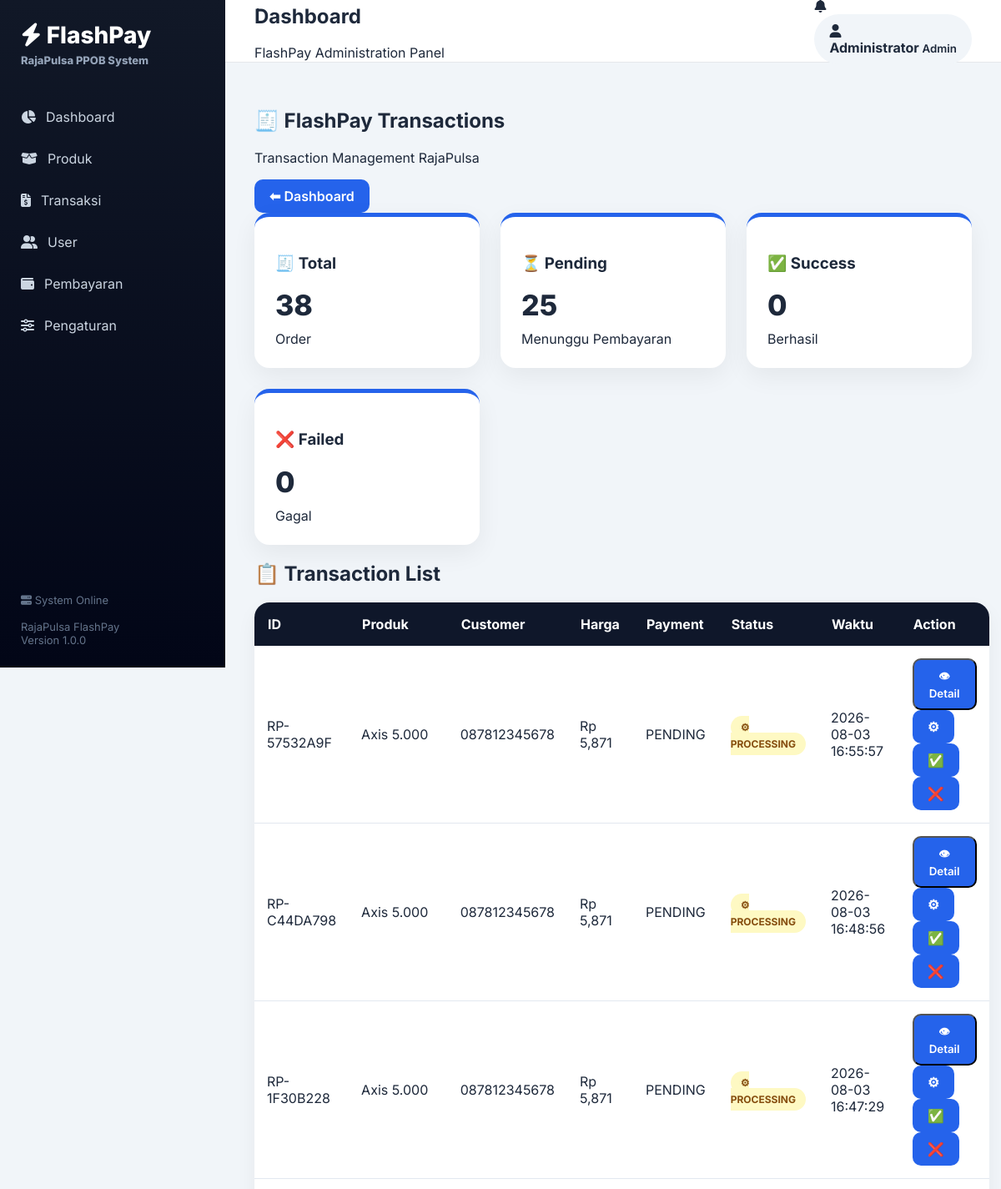
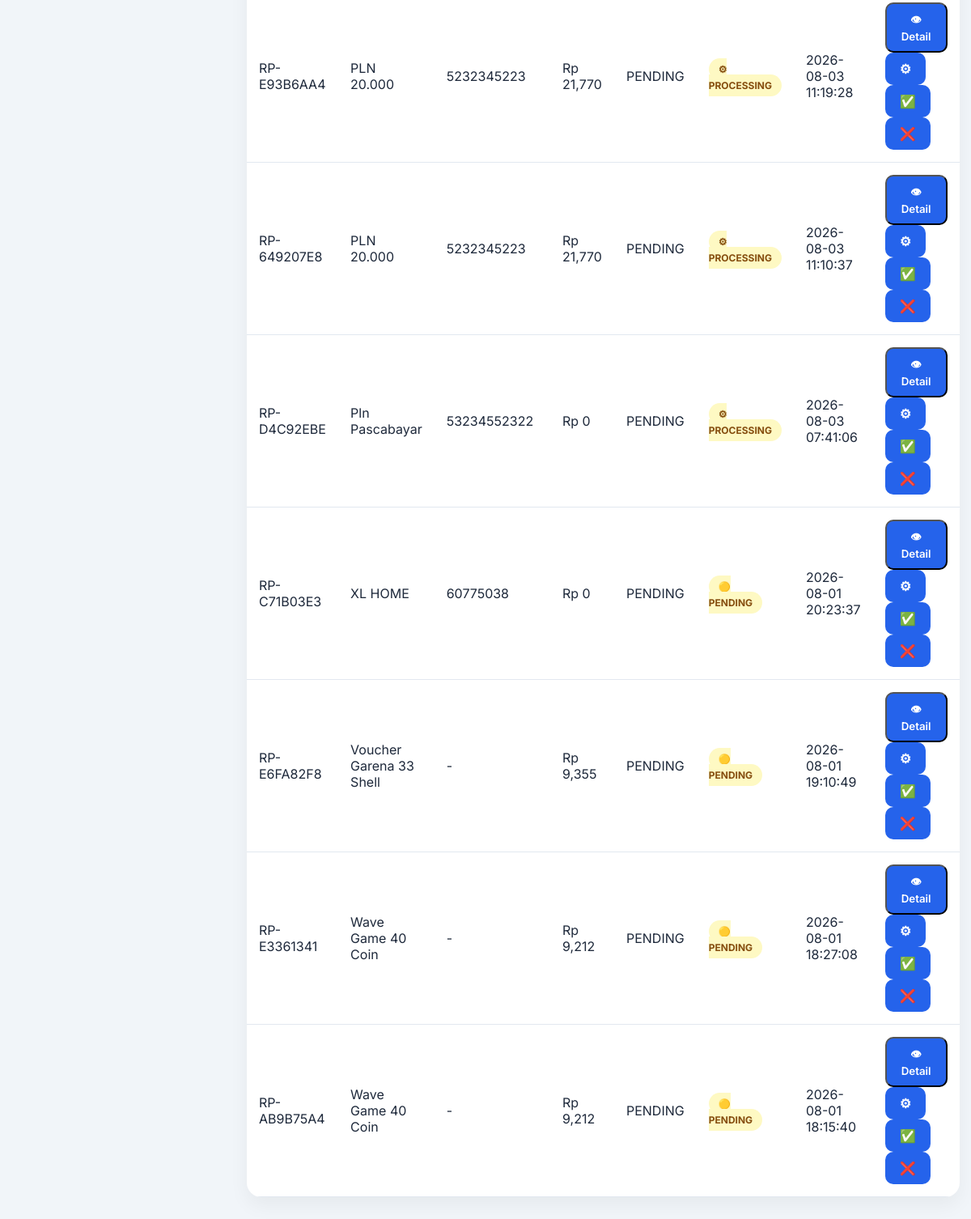
Screenshot of /admin/transactions (signed in) with the database file from the repository (2 pictures, top to bottom).
### tables this page shows
CREATE TABLE transactions (

            id INTEGER PRIMARY KEY AUTOINCREMENT,

            trx_id TEXT UNIQUE,

            telegram_id TEXT,

            product_code TEXT,

            product_name TEXT,

            customer_no TEXT,

            price INTEGER,

            payment_method TEXT,

            payment_status TEXT,

            transaction_status TEXT,

            digiflazz_response TEXT,

            created_at TEXT

        , qris_id TEXT, qr_string TEXT, payment_expired TEXT, updated_at TEXT);

### app/web/routes_transactions.py (the view)
@router.get(
    "/admin/transactions",
    response_class=HTMLResponse
)
async def transactions_page(
    request: Request
):
    redirect = require_login(request)
    if redirect:
        return redirect
    transactions = (
        transaction_repository.get_latest()
        or []
    )
    context = {
        "request": request,
        "transactions": transactions,
        "total_transaction":
            transaction_repository.count_transactions(),
        "pending":
            transaction_repository.count_pending(),
        "success":
            transaction_repository.count_success(),
        "failed":
            transaction_repository.count_failed()
    }
    return templates.TemplateResponse(
        name="transactions.html",
        request=request,
        context=context
    )

### app/web/templates/transactions.html (shortened to what this page needs)
{% extends "layout.html" %}
{% block content %}
<div class="container">
<div class="page-header">
<div>
<h1>
🧾 FlashPay Transactions
</h1>
<p class="subtitle">
Transaction Management RajaPulsa
</p>
</div>
<div>
<a href="/admin" class="btn">
⬅ Dashboard
</a>
</div>
</div>
<div class="cards">
<div class="card dashboard-card blue">
<h3>
🧾 Total
</h3>
<p>
{{ total_transaction or 0 }}
</p>
<span>
Order
</span>
</div>
<div class="card dashboard-card yellow">
<h3>
⏳ Pending
</h3>
<p>
{{ pending or 0 }}
</p>
<span>
Menunggu Pembayaran
</span>
</div>
<div class="card dashboard-card green">
<h3>
✅ Success
</h3>
<p>
{{ success or 0 }}
</p>
<span>
Berhasil
</span>
</div>
<div class="card dashboard-card red">
<h3>
❌ Failed
</h3>
<p>
{{ failed or 0 }}
</p>
<span>
Gagal
</span>
</div>
</div>
<h2>
📋 Transaction List
</h2>
<table>
<thead>
<tr>
<th>
ID
</th>
<th>
Produk
</th>
<th>
Customer
</th>
<th>
Harga
</th>
<th>
Payment
</th>
<th>
Status
</th>
<th>
Waktu
</th>
<th>
Action
</th>
</tr>
</thead>
<tbody>
{% if transactions %}
{% for trx in transactions %}
<tr>
<td>
{{ trx["trx_id"] }}
</td>
<td>
{{ trx["product_name"] or "-" }}
</td>
<td>
{{ trx["customer_no"] or "-" }}
</td>
<td>
Rp {{ "{:,}".format(trx["price"] or 0) }}
</td>
<td>
{{ trx["payment_status"] or "-" }}
</td>
<td>
{% if trx["transaction_status"] == "SUCCESS" %}
<span class="badge success">
🟢 SUCCESS
</span>
{% elif trx["transaction_status"] == "FAILED" %}
<span class="badge failed">
🔴 FAILED
</span>
{% elif trx["transaction_status"] == "PROCESSING" %}
<span class="badge pending">
⚙ PROCESSING
</span>
{% else %}
<span class="badge pending">
🟡 PENDING
</span>
{% endif %}
</td>
<td>
{{ trx["created_at"] }}
</td>
<td>
<button
class="btn"
onclick="showTransaction(
'{{ trx["trx_id"] }}',
'{{ trx["product_name"] }}',
'{{ trx["customer_no"] }}',
'{{ trx["price"] }}',
'{{ trx["payment_status"] }}',
'{{ trx["transaction_status"] }}',
'{{ trx["created_at"] }}'
)">
👁 Detail
</button>
<a
class="btn"
href="/admin/transactions/{{ trx['trx_id'] }}/status/PROCESSING">
⚙
</a>
<a
class="btn"
href="/admin/transactions/{{ trx['trx_id'] }}/status/SUCCESS">
✅
</a>
<a
class="btn"
href="/admin/transactions/{{ trx['trx_id'] }}/status/FAILED">
❌
</a>
</td>
</tr>
{% endfor %}
{% endif %}
</tbody>
</table>
</div>
{% endblock %}

### app/web/static/css/admin.css (style rules this page uses)
:root { --primary:#2563eb; --dark:#0f172a; --sidebar:#111827; --light:#f8fafc; --card:#ffffff; --border:#e5e7eb; }
* { box-sizing:border-box; font-family: Inter, "Segoe UI", Arial, sans-serif; }
body { margin:0; background:#f1f5f9; color:#1e293b; }
.cards { display:grid; grid-template-columns: repeat(auto-fit,minmax(240px,1fr)); gap:25px; }
.card { background:white; padding:25px; border-radius:18px; box-shadow: 0 10px 30px rgba(0,0,0,.06); transition:.25s; }
.card p { font-size:34px; font-weight:800; margin:10px 0; }
.dashboard-card { border-top:5px solid var(--primary); }
table { width:100%; background:white; border-radius:18px; overflow:hidden; border-collapse:collapse; box-shadow: 0 10px 25px rgba(0,0,0,.05); }
thead { background:#0f172a; color:white; }
th { padding:16px; text-align:left; }
td { padding:15px; border-bottom:1px solid #e2e8f0; }
.btn { display:inline-block; padding:10px 18px; background:#2563eb; color:white; border-radius:10px; text-decoration:none; font-weight:600; transition:.2s; }
.badge { padding:6px 12px; border-radius:20px; font-size:12px; font-weight:bold; }
.badge.pending { background:#fef9c3; color:#854d0e; }

### rows the page displays
transactions: trx_id "RP-57532A9F", product_name "Axis 5.000", customer_no "087812345678", price "5,871", payment_status "PENDING", transaction_status "⚙ PROCESSING", created_at "2026-08-03 16:55:57"
transactions: trx_id "RP-C44DA798", product_name "Axis 5.000", customer_no "087812345678", price "5,871", payment_status "PENDING", transaction_status "⚙ PROCESSING", created_at "2026-08-03 16:48:56"
transactions: trx_id "RP-1F30B228", product_name "Axis 5.000", customer_no "087812345678", price "5,871", payment_status "PENDING", transaction_status "⚙ PROCESSING", created_at "2026-08-03 16:47:29"
transactions: trx_id "RP-E93B6AA4", product_name "PLN 20.000", customer_no "5232345223", price "21,770", payment_status "PENDING", transaction_status "⚙ PROCESSING", created_at "2026-08-03 11:19:28"
transactions: trx_id "RP-649207E8", product_name "PLN 20.000", customer_no "5232345223", price "21,770", payment_status "PENDING", transaction_status "⚙ PROCESSING", created_at "2026-08-03 11:10:37"
transactions: trx_id "RP-D4C92EBE", product_name "Pln Pascabayar", customer_no "53234552322", price "0", payment_status "PENDING", transaction_status "⚙ PROCESSING", created_at "2026-08-03 07:41:06"
transactions: trx_id "RP-C71B03E3", product_name "XL HOME", customer_no "60775038", price "0", payment_status "PENDING", transaction_status "🟡 PENDING", created_at "2026-08-01 20:23:37"
transactions: trx_id "RP-E6FA82F8", product_name "Voucher Garena 33 Shell", customer_no "-", price "9,355", payment_status "PENDING", transaction_status "🟡 PENDING", created_at "2026-08-01 19:10:49"
transactions: trx_id "RP-E3361341", product_name "Wave Game 40 Coin", customer_no "-", price "9,212", payment_status "PENDING", transaction_status "🟡 PENDING", created_at "2026-08-01 18:27:08"
transactions: trx_id "RP-AB9B75A4", product_name "Wave Game 40 Coin", customer_no "-", price "9,212", payment_status "PENDING", transaction_status "🟡 PENDING", created_at "2026-08-01 18:15:40"

### other values shown
{{ admin_name or "Administrator" }} "Administrator"
{{ total_transaction or 0 }} "38"
{{ pending or 0 }} "25"
{{ success or 0 }} "0"
{{ failed or 0 }} "0"
